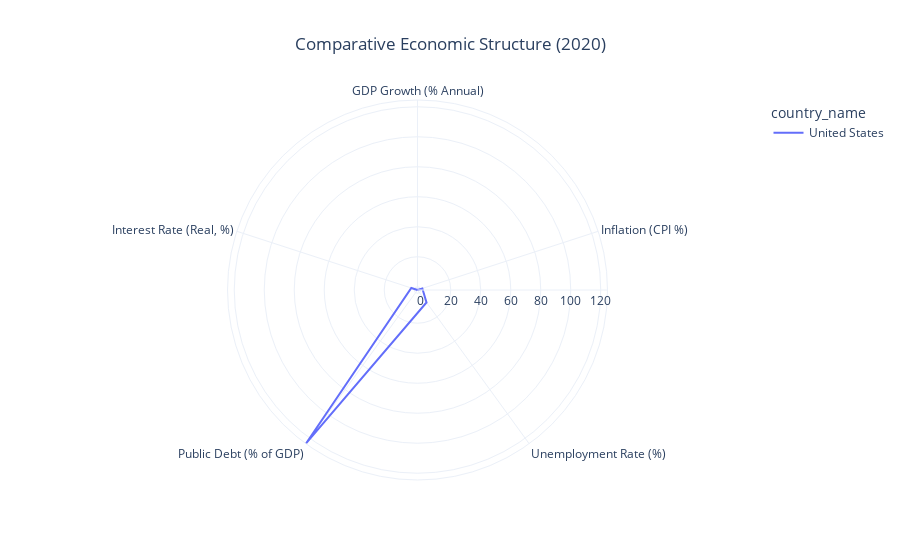

Write notebook code for a chart like this one.
### Markdown cell above
# 🕸 Multi-Indicator Economic Profile

Radar charts provide a compact way to compare countries across multiple  
macroeconomic dimensions simultaneously.

This visualization highlights structural differences in:

- Economic Growth  
- Inflation  
- Unemployment  
- Public Debt  
- Interest Rates

### Code cell
import pandas as pd
import plotly.express as px

selected_countries = ["United States", "China", "India", "Germany", "United Kingdom"]

radar_df = df[
    (df["country_name"].isin(selected_countries)) &
    (df["year"] == 2020)
].copy()

radar_df = radar_df.dropna(
    subset=[
        "GDP Growth (% Annual)",
        "Inflation (CPI %)",
        "Unemployment Rate (%)",
        "Public Debt (% of GDP)",
        "Interest Rate (Real, %)"
    ]
)

# Convert to long format (THIS FIXES EVERYTHING)
radar_long = radar_df.melt(
    id_vars=["country_name"],
    value_vars=[
        "GDP Growth (% Annual)",
        "Inflation (CPI %)",
        "Unemployment Rate (%)",
        "Public Debt (% of GDP)",
        "Interest Rate (Real, %)"
    ],
    var_name="Indicator",
    value_name="Value"
)

fig = px.line_polar(
    radar_long,
    r="Value",
    theta="Indicator",
    color="country_name",
    line_close=True,
    title="Comparative Economic Structure (2020)"
)

fig.update_layout(template="plotly_white", title_x=0.5)

fig.show()

### Figure 1 — Plotly figure (JSON) as saved in the notebook; plotly's stock layout.template omitted (floating-point values rounded to 4 significant figures)
{"data": [{"hovertemplate": "country_name=United States<br>Value=%{r}<br>Indicator=%{theta}<extra></extra>", "legendgroup": "United States", "line": {"color": "#636efa", "dash": "solid"}, "marker": {"symbol": "circle"}, "mode": "lines", "name": "United States", "r": [-2.163, 1.234, 8.055, 124.5, 2.186, -2.163], "showlegend": true, "subplot": "polar", "theta": ["GDP Growth (% Annual)", "Inflation (CPI %)", "Unemployment Rate (%)", "Public Debt (% of GDP)", "Interest Rate (Real, %)", "GDP Growth (% Annual)"], "type": "scatterpolar"}], "layout": {"legend": {"title": {"text": "country_name"}, "tracegroupgap": 0}, "polar": {"angularaxis": {"direction": "clockwise", "rotation": 90}, "domain": {"x": [0, 1], "y": [0, 1]}}, "title": {"text": "Comparative Economic Structure (2020)", "x": 0.5}}}
